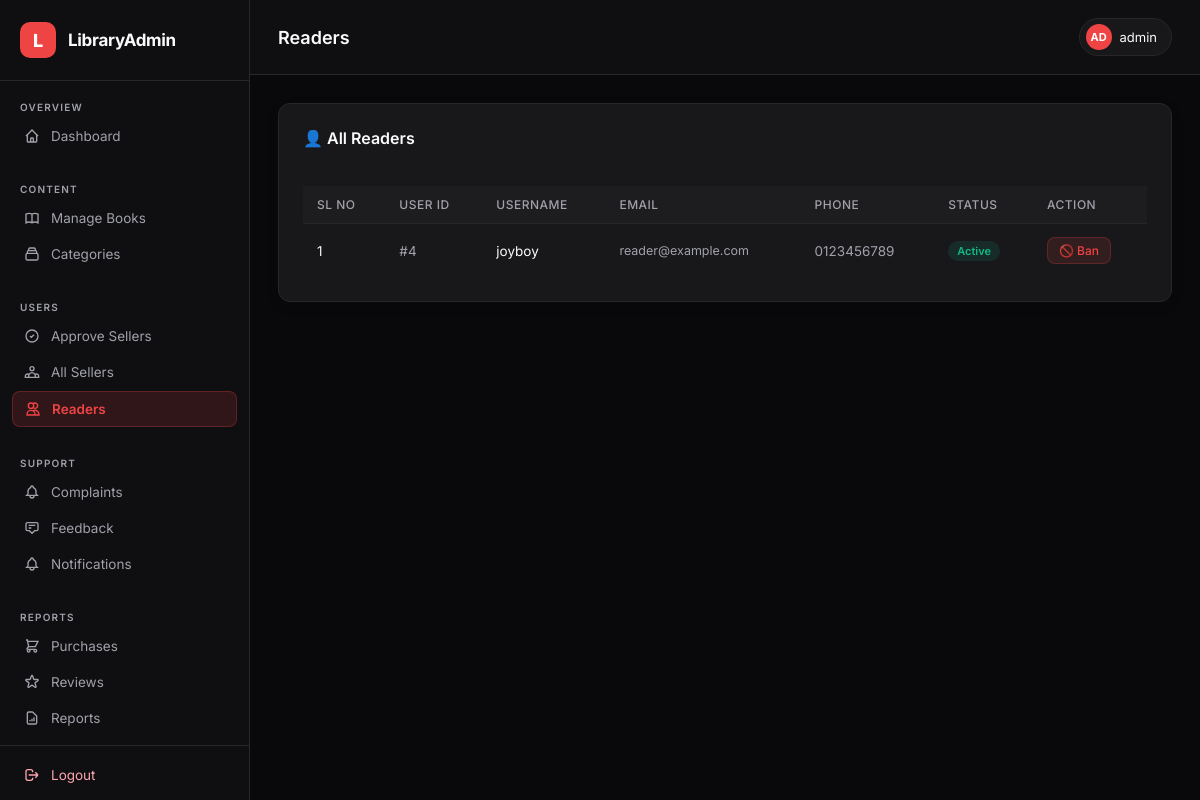
The app's page /admin/ViewReaders.php (signed in) with its own data.
### tables this page shows
CREATE TABLE IF NOT EXISTS `readerregistration` (
  `userId` int NOT NULL AUTO_INCREMENT,
  `username` varchar(30) NOT NULL,
  `password` varchar(25) NOT NULL,
  `email` varchar(30) NOT NULL,
  `phone` char(10) NOT NULL,
  `status` int NOT NULL DEFAULT '1',
  PRIMARY KEY (`userId`)
);

### admin/ViewReaders.php (the view, shortened to what this page needs)
<?php
include("header.php");
include("dbcon.php");
?>
<div class="section">
    <div style="display:flex;justify-content:space-between;align-items:center;margin-bottom:18px;">
        <h2>👤 All Readers</h2>
    </div>
    <div class="table-wrap">
        <table>
            <tr>
                <th>Sl No</th>
                <th>User ID</th>
                <th>Username</th>
                <th>Email</th>
                <th>Phone</th>
                <th>Status</th>
                <th>Action</th>
            </tr>
            <?php
            $result = $conn->query(
                "SELECT userId, username, email, phone, status FROM readerregistration ORDER BY userId DESC"
            );
            $i = 1;
            while ($row = $result->fetch_assoc()):
            ?>
            <tr>
                <td><?= $i++ ?></td>
                <td style="color:var(--text-muted);">#<?= $row['userId'] ?></td>
                <td><?= htmlspecialchars($row['username']) ?></td>
                <td style="font-size:12.5px;color:var(--text-muted);"><?= htmlspecialchars($row['email']) ?></td>
                <td style="color:var(--text-muted);"><?= $row['phone'] ?></td>
                <td>
                    <?php if ($row['status'] == 1): ?>
                        <span class="badge badge-active">Active</span>
                    <?php else: ?>
                        <span class="badge badge-banned">Banned</span>
                    <?php endif; ?>
                </td>
                <td>
                    <?php if ($row['status'] == 1): ?>
                        <a href="BanReader.php?id=<?= $row['userId'] ?>" class="btn btn-danger btn-sm"
                           onclick="return confirm('Ban this reader?')">🚫 Ban</a>
                    <?php else: ?>
                        <a href="UnbanReader.php?id=<?= $row['userId'] ?>" class="btn btn-success btn-sm">✅ Unban</a>
                    <?php endif; ?>
                </td>
            </tr>
            <?php endwhile; ?>
        </table>
    </div>
</div>
<?php include("footer.php"); ?>

### admin/header.php (style rules this page uses)
:root { --bg: #09090b; --sidebar: #0f0f12; --sidebar-w: 250px; --card: #18181b; --accent: #ef4444; --accent-h: #dc2626; --accent-glow: rgba(239,68,68,0.15); --text-main: #fafafa; --text-muted: #a1a1aa; --border: #27272a; --success: #10b981; --warning: #f59e0b; --danger: #ef4444; --info: #3b82f6; }
*, *::before, *::after { margin:0; padding:0; box-sizing:border-box; }
body { font-family: 'Inter', sans-serif; background: var(--bg); color: var(--text-main); display: flex; min-height: 100vh; }
.section { background: var(--card); border: 1px solid var(--border); border-radius: 12px; padding: 24px; margin-bottom: 24px; box-shadow: 0 4px 12px rgba(0,0,0,0.15); }
.section h2 { font-size: 16px; font-weight: 600; margin-bottom: 20px; color: var(--text-main); }
.table-wrap { overflow-x: auto; }
table { width: 100%; border-collapse: collapse; font-size: 13.5px; }
table th { text-align: left; padding: 11px 14px; color: var(--text-muted); font-weight: 500; font-size: 12px; border-bottom: 1px solid var(--border); background: rgba(255,255,255,0.02); text-transform: uppercase; letter-spacing: 0.5px; }
table td { padding: 13px 14px; border-bottom: 1px solid var(--border); color: var(--text-main); }
table tr:last-child td { border-bottom: none; }
.badge { display: inline-block; padding: 3px 9px; border-radius: 20px; font-size: 11px; font-weight: 600; }
.badge-active { background: rgba(16,185,129,0.12); color: #10b981; }
.btn { display: inline-flex; align-items: center; gap: 6px; padding: 8px 16px; border-radius: 8px; font-size: 13px; font-weight: 500; cursor: pointer; border: none; text-decoration: none; transition: all 0.18s; }
.btn-danger { background: rgba(239,68,68,0.12); color: #ef4444; border: 1px solid rgba(239,68,68,0.25); }
.btn-sm { padding: 5px 11px; font-size: 12px; }

### records on screen
readerregistration: userId "4", username "joyboy", email "reader@example.com", phone "0123456789", status "Active"

### other values on screen
$titles[$currentPage] "Readers"
$initials "AD"
$adminName "admin"
